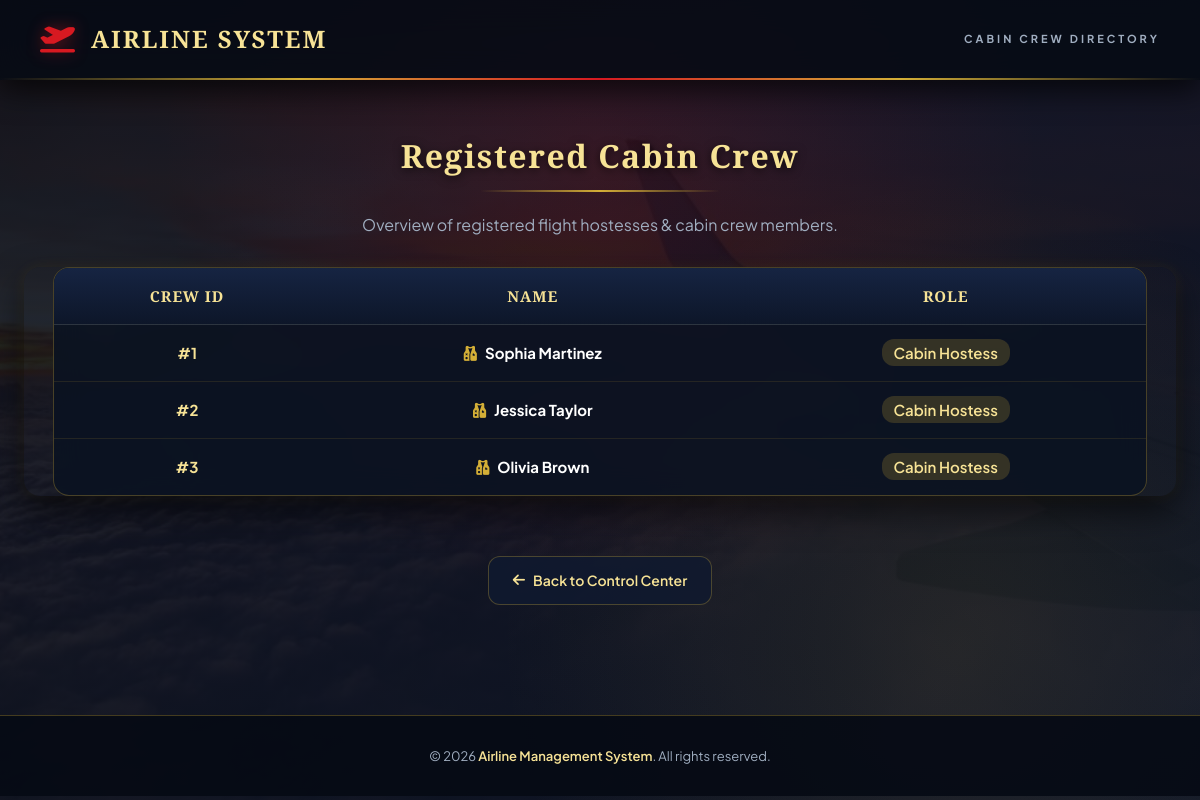
Screenshot of /api/admin/view_hostess.php with the database file from the repository.
### tables this page shows
CREATE TABLE IF NOT EXISTS `hostess` (
  `hostess_id` INT AUTO_INCREMENT PRIMARY KEY,
  `name` VARCHAR(255) NOT NULL UNIQUE,
  `password` VARCHAR(255) NOT NULL
);

### api/autoload.php (called while the page is built, shortened)
<?php
spl_autoload_register(function ($class_name) {
    $file = __DIR__ . '/classes/' . $class_name . '.php';
});
?>

### api/classes/Hostess.php (called while the page is built, shortened)
<?php
class Hostess extends User {
    public function __construct($db) {
        $this->table_name = 'hostess';
    }
}
?>

### api/classes/User.php (called while the page is built, shortened)
<?php
abstract class User {
    protected $conn;
    protected $table_name;
    public function __construct($db) {
        $this->conn = $db;
    }
    public function getAll() {
        $query = "SELECT * FROM {$this->table_name}";
        return mysqli_query($this->conn, $query);
    }
}
?>

### api/admin/view_hostess.php (the view, shortened to what this page needs)
<?php
include(__DIR__ . '/../db.php');
$hostessObj = new Hostess($conn);
$result = $hostessObj->getAll();
?>
<!DOCTYPE html>
<html lang="en">
<head>
    <link rel="stylesheet" href="../style.css">
</head>
<body>
    <div class="navbar">
        <a href="../index.php" class="navbar-brand">
            <i class="fa-solid fa-plane-departure"></i>
            <span>AIRLINE SYSTEM</span>
        </a>
        <div class="navbar-tagline">Cabin Crew Directory</div>
    </div>
    <div class="container">
        <h2>Registered Cabin Crew</h2>
        <p style="margin-bottom: 30px;">Overview of registered flight hostesses & cabin crew members.</p>
        <div class="table-responsive">
            <table>
                <thead>
                    <tr>
                        <th>Crew ID</th>
                        <th>Name</th>
                        <th>Role</th>
                    </tr>
                </thead>
                <tbody>
                <?php
                if(mysqli_num_rows($result) > 0){
                    while($row=mysqli_fetch_assoc($result)){
                        echo "<tr>";
                        echo "<td><strong style='color: var(--text-gold);'>#".htmlspecialchars($row['hostess_id'])."</strong></td>";
                        echo "<td><strong><i class='fa-solid fa-vest-patches' style='color: var(--primary-gold); margin-right: 8px;'></i>".htmlspecialchars($row['name'])."</strong></td>";
                        echo "<td><span style='background: rgba(212, 175, 55, 0.2); color: var(--text-gold); padding: 4px 12px; border-radius: 12px; font-weight: 600;'>Cabin Hostess</span></td>";
                        echo "</tr>";
                    }
                }else{
                    echo "<tr><td colspan='3' style='padding: 30px;'>No cabin crew members currently registered.</td></tr>";
                }
                ?>
                </tbody>
            </table>
        </div>
        <div style="margin-top: 35px;">
            <a href="admin_dashboard.php" class="back-btn"><i class="fa-solid fa-arrow-left"></i> Back to Control Center</a>
        </div>
    </div>
    <div class="footer">
        <p>© 2026 <span>Airline Management System</span>. All rights reserved.</p>
    </div>
</body>
</html>

### api/style.css (style rules this page uses)
:root { --primary-red: #D71921; --primary-red-dark: #8F0A10; --primary-red-glow: rgba(215, 25, 33, 0.45); --primary-gold: #D4AF37; --primary-gold-light: #F7E396; --primary-gold-dark: #9A7B1C; --primary-gold-glow: rgba(212, 175, 55, 0.35); --bg-dark: #060B14; --bg-navy: #0C1527; --bg-card: rgba(15, 26, 48, 0.75); --glass-border: rgba(212, 175, 55, 0.3); --glass-hover-border: rgba(212, 175, 55, 0.8); --text-white: #FFFFFF; --text-gold: #F7E396; --text-muted: #A0AEC0; --font-main: 'Plus Jakarta Sans', sans-serif; --font-heading: 'Cinzel', serif; --font-accent: 'Playfair Display', serif; --shadow-main: 0 15px 35px rgba(0, 0, 0, 0.6), 0 0 15px rgba(212, 175, 55, 0.1); --shadow-hover: 0 20px 45px rgba(215, 25, 33, 0.35), 0 0 25px rgba(212, 175, 55, 0.3); }
* { margin: 0; padding: 0; box-sizing: border-box; }
body { font-family: var(--font-main); background: radial-gradient(circle at 50% 20%, rgba(215, 25, 33, 0.15) 0%, transparent 50%), radial-gradient(circle at 80% 80%, rgba(212, 175, 55, 0.1) 0%, transparent 40%), linear-gradient(135deg, rgba(6, 11, 20, 0.88), rgba(12, 21, 39, 0.95)), url("../images/airplane.jpg"); background-size: cover; background-position: center; background-attachment: fixed; color: var(--text-white); min-height: 100vh; line-height: 1.6; overflow-x: hidden; }
h1, h2, h3, h4 { font-family: var(--font-heading); letter-spacing: 1.5px; }
h2 { font-size: 32px; margin-bottom: 20px; color: var(--text-gold); text-shadow: 0 2px 10px rgba(0, 0, 0, 0.7); display: inline-block; position: relative; }
h2::after { content: ''; display: block; width: 60%; height: 2px; background: linear-gradient(90deg, transparent, var(--primary-gold), transparent); margin: 8px auto 0; }
p { color: var(--text-muted); }
.navbar { background: rgba(6, 11, 20, 0.85); backdrop-filter: blur(16px); -webkit-backdrop-filter: blur(16px); padding: 20px 40px; display: flex; justify-content: space-between; align-items: center; font-family: var(--font-heading); font-size: 24px; font-weight: 700; letter-spacing: 2px; color: var(--text-gold); border-bottom: 2px solid transparent; border-image: linear-gradient(90deg, transparent, var(--primary-gold), var(--primary-red), var(--primary-gold), transparent) 1; box-shadow: 0 10px 30px rgba(0, 0, 0, 0.7); position: sticky; top: 0; z-index: 1000; }
.navbar-brand { display: flex; align-items: center; gap: 14px; text-decoration: none; color: var(--text-gold); }
.navbar-brand i { color: var(--primary-red); font-size: 28px; filter: drop-shadow(0 0 8px var(--primary-red-glow)); }
.navbar-tagline { font-family: var(--font-main); font-size: 11px; letter-spacing: 3px; text-transform: uppercase; color: var(--text-muted); }
.container { max-width: 1280px; margin: 0 auto; padding: 50px 24px; text-align: center; }
.back-btn { display: inline-flex; align-items: center; gap: 8px; font-size: 14px; font-weight: 600; padding: 12px 24px; margin-top: 25px; background: rgba(15, 26, 48, 0.8); color: var(--text-gold); border: 1px solid var(--glass-border); border-radius: 12px; text-decoration: none; transition: all 0.3s ease; }
.table-responsive { width: 100%; overflow-x: auto; margin: 30px 0; border-radius: 16px; box-shadow: var(--shadow-main); }
table { margin: auto; border-collapse: separate; border-spacing: 0; width: 95%; background: rgba(10, 18, 34, 0.85); backdrop-filter: blur(15px); color: var(--text-white); border-radius: 16px; overflow: hidden; border: 1px solid var(--glass-border); }
th { background: linear-gradient(180deg, #162442 0%, #0D1629 100%); color: var(--text-gold); font-size: 14px; font-family: var(--font-heading); letter-spacing: 1px; text-transform: uppercase; padding: 18px 16px; border-bottom: 2px solid var(--primary-gold); text-align: center; }
th, td { padding: 16px; border-bottom: 1px solid rgba(212, 175, 55, 0.12); text-align: center; font-size: 15px; }
tr:last-child td { border-bottom: none; }
tbody tr { transition: background 0.3s ease; }
.footer { margin-top: 60px; padding: 30px; text-align: center; background: rgba(6, 11, 20, 0.9); border-top: 1px solid var(--glass-border); font-size: 13px; color: var(--text-muted); }
.footer span { color: var(--text-gold); font-weight: 600; }

### rows the page displays
hostess: hostess_id "1", name "Sophia Martinez"
hostess: hostess_id "2", name "Jessica Taylor"
hostess: hostess_id "3", name "Olivia Brown"
